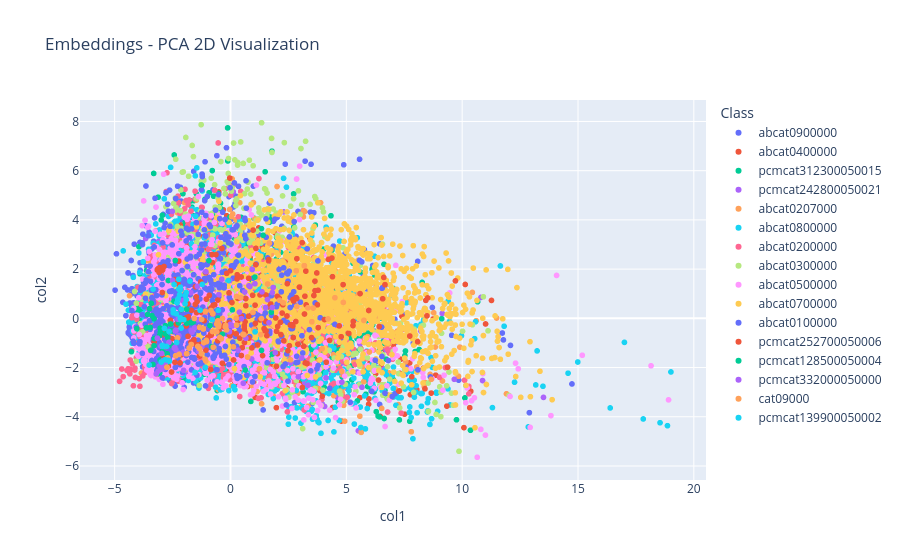

The notebook cell this image was saved under:
### Markdown cell above
#### 3.2.2. Train and Evaluate Image Model

### Code cell
# Combine image columns to form the feature set
X_train = train_df[image_columns].values
X_test = test_df[image_columns].values

# Train and evaluate models
trained_models = train_classic(X_train, X_test, y_train, y_test)

### Figure 1 — Plotly figure (JSON) as saved in the notebook; plotly's stock layout.template omitted (floating-point values rounded to 4 significant figures; data arrays with more than 128 entries replaced by an {"elided": "..."} marker saying what was removed)
{"data": [{"hovertemplate": "Class=abcat0900000<br>col1=%{x}<br>col2=%{y}<extra></extra>", "legendgroup": "abcat0900000", "marker": {"color": "#636efa", "symbol": "circle"}, "mode": "markers", "name": "abcat0900000", "showlegend": true, "type": "scattergl", "x": {"elided": "2796 float values"}, "xaxis": "x", "y": {"elided": "2796 float values"}, "yaxis": "y"}, {"hovertemplate": "Class=abcat0400000<br>col1=%{x}<br>col2=%{y}<extra></extra>", "legendgroup": "abcat0400000", "marker": {"color": "#EF553B", "symbol": "circle"}, "mode": "markers", "name": "abcat0400000", "showlegend": true, "type": "scattergl", "x": {"elided": "1049 float values"}, "xaxis": "x", "y": {"elided": "1049 float values"}, "yaxis": "y"}, {"hovertemplate": "Class=pcmcat312300050015<br>col1=%{x}<br>col2=%{y}<extra></extra>", "legendgroup": "pcmcat312300050015", "marker": {"color": "#00cc96", "symbol": "circle"}, "mode": "markers", "name": "pcmcat312300050015", "showlegend": true, "type": "scattergl", "x": {"elided": "1462 float values"}, "xaxis": "x", "y": {"elided": "1462 float values"}, "yaxis": "y"}, {"hovertemplate": "Class=pcmcat242800050021<br>col1=%{x}<br>col2=%{y}<extra></extra>", "legendgroup": "pcmcat242800050021", "marker": {"color": "#ab63fa", "symbol": "circle"}, "mode": "markers", "name": "pcmcat242800050021", "showlegend": true, "type": "scattergl", "x": {"elided": "355 float values"}, "xaxis": "x", "y": {"elided": "355 float values"}, "yaxis": "y"}, {"hovertemplate": "Class=abcat0207000<br>col1=%{x}<br>col2=%{y}<extra></extra>", "legendgroup": "abcat0207000", "marker": {"color": "#FFA15A", "symbol": "circle"}, "mode": "markers", "name": "abcat0207000", "showlegend": true, "type": "scattergl", "x": {"elided": "915 float values"}, "xaxis": "x", "y": {"elided": "915 float values"}, "yaxis": "y"}, {"hovertemplate": "Class=abcat0800000<br>col1=%{x}<br>col2=%{y}<extra></extra>", "legendgroup": "abcat0800000", "marker": {"color": "#19d3f3", "symbol": "circle"}, "mode": "markers", "name": "abcat0800000", "showlegend": true, "type": "scattergl", "x": {"elided": "1998 float values"}, "xaxis": "x", "y": {"elided": "1998 float values"}, "yaxis": "y"}, {"hovertemplate": "Class=abcat0200000<br>col1=%{x}<br>col2=%{y}<extra></extra>", "legendgroup": "abcat0200000", "marker": {"color": "#FF6692", "symbol": "circle"}, "mode": "markers", "name": "abcat0200000", "showlegend": true, "type": "scattergl", "x": {"elided": "1042 float values"}, "xaxis": "x", "y": {"elided": "1042 float values"}, "yaxis": "y"}, {"hovertemplate": "Class=abcat0300000<br>col1=%{x}<br>col2=%{y}<extra></extra>", "legendgroup": "abcat0300000", "marker": {"color": "#B6E880", "symbol": "circle"}, "mode": "markers", "name": "abcat0300000", "showlegend": true, "type": "scattergl", "x": {"elided": "810 float values"}, "xaxis": "x", "y": {"elided": "810 float values"}, "yaxis": "y"}, {"hovertemplate": "Class=abcat0500000<br>col1=%{x}<br>col2=%{y}<extra></extra>", "legendgroup": "abcat0500000", "marker": {"color": "#FF97FF", "symbol": "circle"}, "mode": "markers", "name": "abcat0500000", "showlegend": true, "type": "scattergl", "x": {"elided": "1681 float values"}, "xaxis": "x", "y": {"elided": "1681 float values"}, "yaxis": "y"}, {"hovertemplate": "Class=abcat0700000<br>col1=%{x}<br>col2=%{y}<extra></extra>", "legendgroup": "abcat0700000", "marker": {"color": "#FECB52", "symbol": "circle"}, "mode": "markers", "name": "abcat0700000", "showlegend": true, "type": "scattergl", "x": {"elided": "1692 float values"}, "xaxis": "x", "y": {"elided": "1692 float values"}, "yaxis": "y"}, {"hovertemplate": "Class=abcat0100000<br>col1=%{x}<br>col2=%{y}<extra></extra>", "legendgroup": "abcat0100000", "marker": {"color": "#636efa", "symbol": "circle"}, "mode": "markers", "name": "abcat0100000", "showlegend": true, "type": "scattergl", "x": {"elided": "578 float values"}, "xaxis": "x", "y": {"elided": "578 float values"}, "yaxis": "y"}, {"hovertemplate": "Class=pcmcat252700050006<br>col1=%{x}<br>col2=%{y}<extra></extra>", "legendgroup": "pcmcat252700050006", "marker": {"color": "#EF553B", "symbol": "circle"}, "mode": "markers", "name": "pcmcat252700050006", "showlegend": true, "type": "scattergl", "x": {"elided": "211 float values"}, "xaxis": "x", "y": {"elided": "211 float values"}, "yaxis": "y"}, {"hovertemplate": "Class=pcmcat128500050004<br>col1=%{x}<br>col2=%{y}<extra></extra>", "legendgroup": "pcmcat128500050004", "marker": {"color": "#00cc96", "symbol": "circle"}, "mode": "markers", "name": "pcmcat128500050004", "showlegend": true, "type": "scattergl", "x": [-2.51, -1.728, -3.044, -2.942, 0.638, -0.8842, -2.928, -2.119, -2.381, -2.583, 1.763, -1.887, -2.548, -1.596, -2.78, -2.061, -2.682, -3.491, -2.733, -3.346, -3.467, -3.057, -3.054, -3.419, 1.812, -2.246, -3.039, -3.442, -3.128, -2.805, -3.579, -3.39, -3.3, -3.027, -0.5267, -2.812, -0.5361, -3.051, 1.339, -2.439, -0.8091, -1.662, 1.408, -3.039, -1.896, -0.93, -3.3, -3.28, -2.71, -3.057, -2.586, -3.632, -4.277, -1.257, 1.053, 0.0795, -0.3495, -4.043], "xaxis": "x", "y": [-1.121, -0.1739, -2.019, 4.191, -2.1, -0.2925, -1.309, 0.3583, 2.35, -0.23, 0.2498, 0.3738, -0.5127, -0.1311, -1.862, -0.02346, 1.537, 0.3974, -1.444, -1.876, -0.3713, -2.219, -1.965, 0.6111, -1.449, -0.1887, -0.4004, -1.298, -2.256, -0.6331, 0.1602, 0.1105, -1.114, -0.5615, -0.2549, -0.2985, 0.01101, -2.092, -1.303, 0.696, -1.145, -0.178, 3.378, -1.691, -0.2029, 2.346, -0.01531, -0.8234, -0.7837, -0.6976, -1.043, -0.3856, -1.354, 5.417, 1.675, 0.3449, -0.6458, -0.4203], "yaxis": "y"}, {"hovertemplate": "Class=pcmcat332000050000<br>col1=%{x}<br>col2=%{y}<extra></extra>", "legendgroup": "pcmcat332000050000", "marker": {"color": "#ab63fa", "symbol": "circle"}, "mode": "markers", "name": "pcmcat332000050000", "showlegend": true, "type": "scattergl", "x": [-1.546, -3.12, 0.6119, -3.065, -2.909, 4.126, 1.514, 3.345, 5.677, -2.512, 4.81, -3.155, -0.7857, -2.23, -2.917, -2.061, 9.661, 0.5519, -1.712, -1.378, 1.663, 0.9109, -2.429, -2.956, -2.354, 1.359, -2.856, -1.24, -2.5, -2.991, -3.155, -1.401, 13.51, -2.964, -1.661, -2.356, -1.061, -2.654, -2.974, -1.429, -2.824, 2.932, -0.03072, -2.386, 3.074, 1.808, 3.071, 1.596, 1.933, -2.251, 0.08218, 0.8387, -0.4764, -1.543, 0.7975, 1.84, -0.04609, -0.00905, -2.262, -3.027, 2.591, -2.401, -3.205, -0.3756, 0.9372, 0.9372, -2.905, 0.3864, -2.816, -1.697, -2.057, 0.3298, -3.003, -0.4986, 0.6658, 1.803, -0.003799, -1.997, 1.054, -2.026, -0.4764, 0.4659], "xaxis": "x", "y": [-0.3862, -2.146, 1.069, -1.937, -1.786, -2.42, 0.4396, -2.718, -2.802, 4.347, -2.593, -0.8082, -0.01253, -0.7022, -1.721, 0.7133, -2.478, -2.638, 1.044, -1.333, -0.1784, -1.653, -1.201, -2.068, -0.4906, 1.076, -2.002, -1.16, 1.551, -2.046, -0.8082, -0.06142, -3.214, -2.006, -0.5697, -1.279, 1.89, -0.9745, -1.427, 1.299, -1.155, -2.381, 1.535, -0.5127, -1.612, 1.049, -1.611, 0.7639, -1.396, -1.435, -0.3012, 1.291, -0.1814, -0.388, 1.322, 1.252, -0.5447, -0.2849, -0.03894, -2.054, -1.809, -1.177, -2.261, 1.59, 1.986, 1.986, -1.794, 0.2513, -1.882, -0.4872, -1.385, -1.293, -1.136, 0.966, -0.811, 0.4397, -0.2429, -1.439, 1.406, -2.112, -0.1814, -0.01554], "yaxis": "y"}, {"hovertemplate": "Class=cat09000<br>col1=%{x}<br>col2=%{y}<extra></extra>", "legendgroup": "cat09000", "marker": {"color": "#FFA15A", "symbol": "circle"}, "mode": "markers", "name": "cat09000", "showlegend": true, "type": "scattergl", "x": {"elided": "132 float values"}, "xaxis": "x", "y": {"elided": "132 float values"}, "yaxis": "y"}, {"hovertemplate": "Class=pcmcat139900050002<br>col1=%{x}<br>col2=%{y}<extra></extra>", "legendgroup": "pcmcat139900050002", "marker": {"color": "#19d3f3", "symbol": "circle"}, "mode": "markers", "name": "pcmcat139900050002", "showlegend": true, "type": "scattergl", "x": [-2.152, -1.086, -2.264, -2.693, -2.176, -2.93, -2.476, 1.061, -2.13, -1.947, -1.911, -2.231, -3.342, -2.309, -2.434, -2.171, -1.961, -2.987, -2.652, -2.82, -2.337, -1.314, -2.121, -1.529, -2.234, -2.467, -3.509, -2.279, -2.013, -1.22, -2.198, -2.325, -2.308, -2.851, -0.5307, -2.941, -2.757, -0.7944, -2.165, -1.504, -2.637, -0.0893, -1.749, -1.912], "xaxis": "x", "y": [-0.05351, -1.99, 0.7947, -1.704, 1.141, -1.141, 0.3466, -0.5497, -0.3956, 0.9189, 0.7584, 1.184, 1.188, 0.6346, 1.376, 0.0201, 0.5888, -1.776, -0.5362, -1.679, 0.182, 0.3265, 0.3674, -2.2, 1.588, 0.2224, -1.896, 0.7668, -0.05526, 1.379, 0.9587, -0.9817, 0.6312, -0.4101, 0.3245, -1.092, -1.141, -0.05863, 1.265, 4.144, -1.74, 1.537, 1.51, 1.051], "yaxis": "y"}], "layout": {"legend": {"title": {"text": "Class"}, "tracegroupgap": 0}, "title": {"text": "Embeddings - PCA 2D Visualization"}, "xaxis": {"anchor": "y", "domain": [0, 1], "title": {"text": "col1"}}, "yaxis": {"anchor": "x", "domain": [0, 1], "title": {"text": "col2"}}}}
